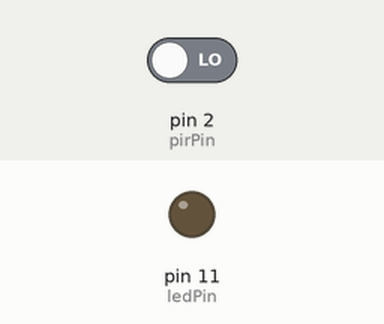
This sketch was run on a simulated Arduino Uno, built with avr-gcc and run on an emulated ATmega328P. On the bench: output pins drawn as LEDs (lit = HIGH). The inputs (shaded band) are chosen by the test bench; at power-on: pin 2 (pirPin) LOW.

Above: at 1.2 s.
1.3 s: pin 2 (pirPin) driven HIGH
At 1.7 s:
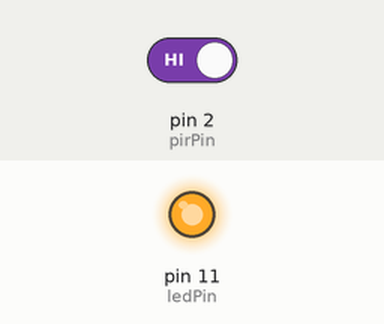
Timing chart, 0 to 4.3 s (numbered marks = the images above; inputs shaded):
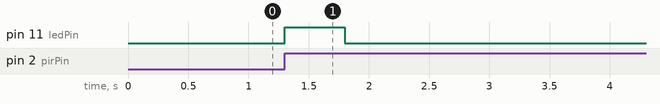

Measured:
- after the input at 1.3 s, pin 11 (ledPin): LOW → HIGH at once, → LOW 0.50 s later

The sketch:

sensor-PIR-exemplo.ino
```cpp
/*
 * Teste simples de leitura do sensor de movimento PIR
 */

const uint8_t pirPin = 2;  // pino de entrada do sensor
const uint8_t ledPin = 11; // pino de saída do LED

uint8_t state = LOW;  // sem movimento como default
uint8_t val = 0;      // variável auxiliar

void setup() {
  pinMode(ledPin, OUTPUT);  // inicializa o LED como uma saída
  pinMode(pirPin, INPUT);   // inicializa o sensor como uma entrada
  Serial.begin(9600);       // inicializa a serial
}

void loop(){
  val = digitalRead(pirPin); // leitura do sinal do sensor
  //delay(1000);

  if (val != state){ // se o sinal do sensor é diferente do guardado
    // tem movimento!
    digitalWrite(ledPin, HIGH); // liga o LED
    delay(500);
  }else{ // se não, não tem movimento!
    digitalWrite(ledPin, LOW); // desliga o LED
  }

  state = val;  // atualiza a variável de estado para detectar
                // o próximo movimento.
}
```
